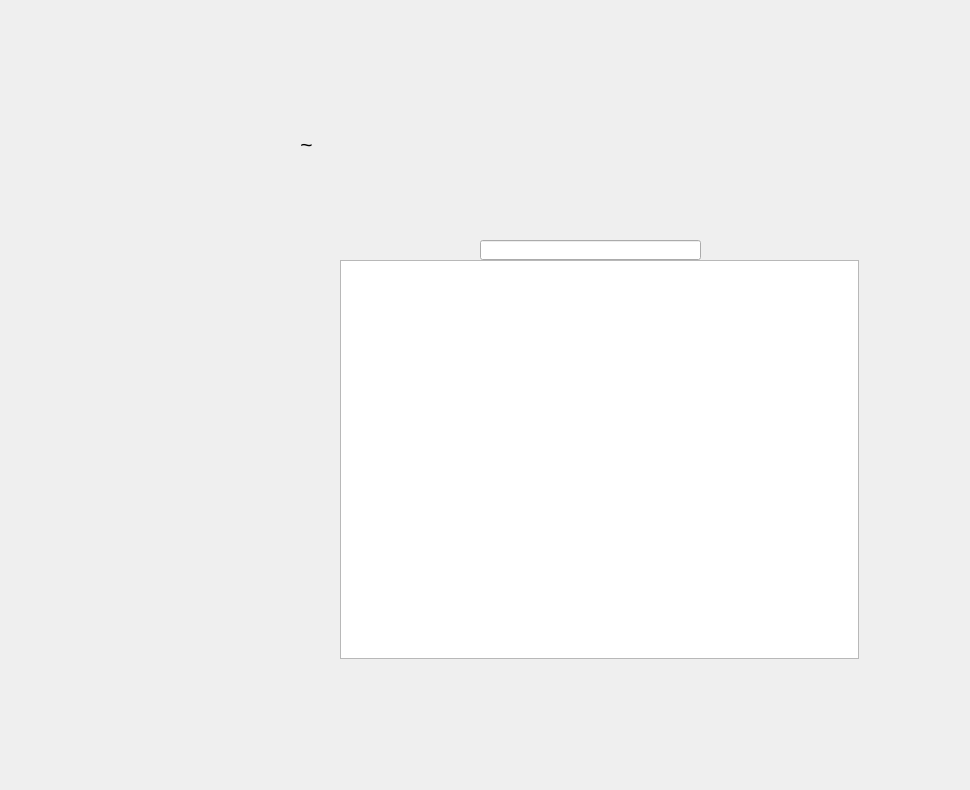
    <widget class="QWidget" name="page_7">
     <widget class="QPushButton" name="pushButton_3">
      <property name="geometry">
       <rect>
        <x>350</x>
        <y>700</y>
        <width>121</width>
        <height>21</height>
       </rect>
      </property>
      <property name="text">
       <string/>
      </property>
      <property name="flat">
       <bool>true</bool>
      </property>
     </widget>
     <widget class="QLabel" name="label">
      <property name="geometry">
       <rect>
        <x>40</x>
        <y>50</y>
        <width>921</width>
        <height>731</height>
       </rect>
      </property>
      <property name="text">
       <string/>
      </property>
      <property name="pixmap">
       <pixmap>../Images/BAckground Bagages.png</pixmap>
      </property>
      <property name="scaledContents">
       <bool>true</bool>
      </property>
     </widget>
     <widget class="QPushButton" name="butModif">
      <property name="geometry">
       <rect>
        <x>530</x>
        <y>700</y>
        <width>131</width>
        <height>21</height>
       </rect>
      </property>
      <property name="text">
       <string/>
      </property>
      <property name="flat">
       <bool>true</bool>
      </property>
     </widget>
     <widget class="QPushButton" name="butTri">
      <property name="geometry">
       <rect>
        <x>710</x>
        <y>700</y>
        <width>121</width>
        <height>21</height>
       </rect>
      </property>
      <property name="text">
       <string/>
      </property>
      <property name="flat">
       <bool>true</bool>
      </property>
     </widget>
     <widget class="QPushButton" name="butAjout">
      <property name="geometry">
       <rect>
        <x>390</x>
        <y>170</y>
        <width>181</width>
        <height>51</height>
       </rect>
      </property>
      <property name="text">
       <string/>
      </property>
      <property name="flat">
       <bool>true</bool>
      </property>
     </widget>
     <widget class="QPushButton" name="butMail">
      <property name="geometry">
       <rect>
        <x>670</x>
        <y>170</y>
        <width>171</width>
        <height>51</height>
       </rect>
      </property>
      <property name="text">
       <string/>
      </property>
      <property name="flat">
       <bool>true</bool>
      </property>
     </widget>
     <widget class="QPushButton" name="toColis">
      <property name="geometry">
       <rect>
        <x>50</x>
        <y>280</y>
        <width>131</width>
        <height>31</height>
       </rect>
      </property>
      <property name="text">
       <string/>
      </property>
      <property name="flat">
       <bool>true</bool>
      </property>
     </widget>
     <widget class="QTableView" name="tableView">
      <property name="geometry">
       <rect>
        <x>340</x>
        <y>260</y>
        <width>519</width>
        <height>399</height>
       </rect>
      </property>
      <property name="maximumSize">
       <size>
        <width>16777215</width>
        <height>400</height>
       </size>
      </property>
      <property name="font">
       <font>
        <family>Javanese Text</family>
        <pointsize>11</pointsize>
        <weight>50</weight>
        <italic>false</italic>
        <bold>false</bold>
       </font>
      </property>
     </widget>
     <widget class="QPushButton" name="ddd">
      <property name="geometry">
       <rect>
        <x>260</x>
        <y>130</y>
        <width>93</width>
        <height>28</height>
       </rect>
      </property>
      <property name="font">
       <font>
        <pointsize>16</pointsize>
       </font>
      </property>
      <property name="text">
       <string>~</string>
      </property>
      <property name="flat">
       <bool>true</bool>
      </property>
     </widget>
     <widget class="QLineEdit" name="lineEdit">
      <property name="geometry">
       <rect>
        <x>480</x>
        <y>240</y>
        <width>221</width>
        <height>20</height>
       </rect>
      </property>
      <property name="font">
       <font>
        <family>Javanese Text</family>
        <pointsize>11</pointsize>
       </font>
      </property>
     </widget>
     <zorder>label</zorder>
     <zorder>pushButton_3</zorder>
     <zorder>butModif</zorder>
     <zorder>butTri</zorder>
     <zorder>butAjout</zorder>
     <zorder>butMail</zorder>
     <zorder>toColis</zorder>
     <zorder>tableView</zorder>
     <zorder>ddd</zorder>
     <zorder>lineEdit</zorder>
    </widget>
